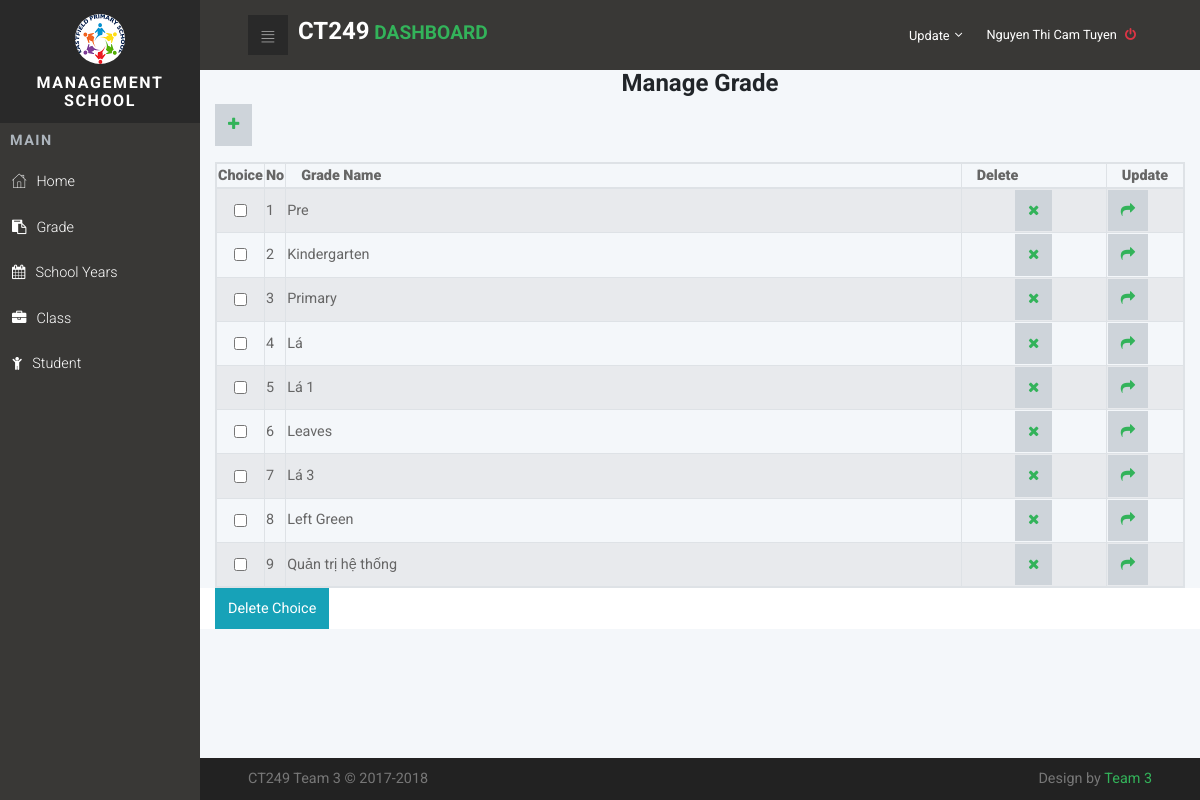
/index.php?page=grade (signed in), run on an earlier commit of the app's database.
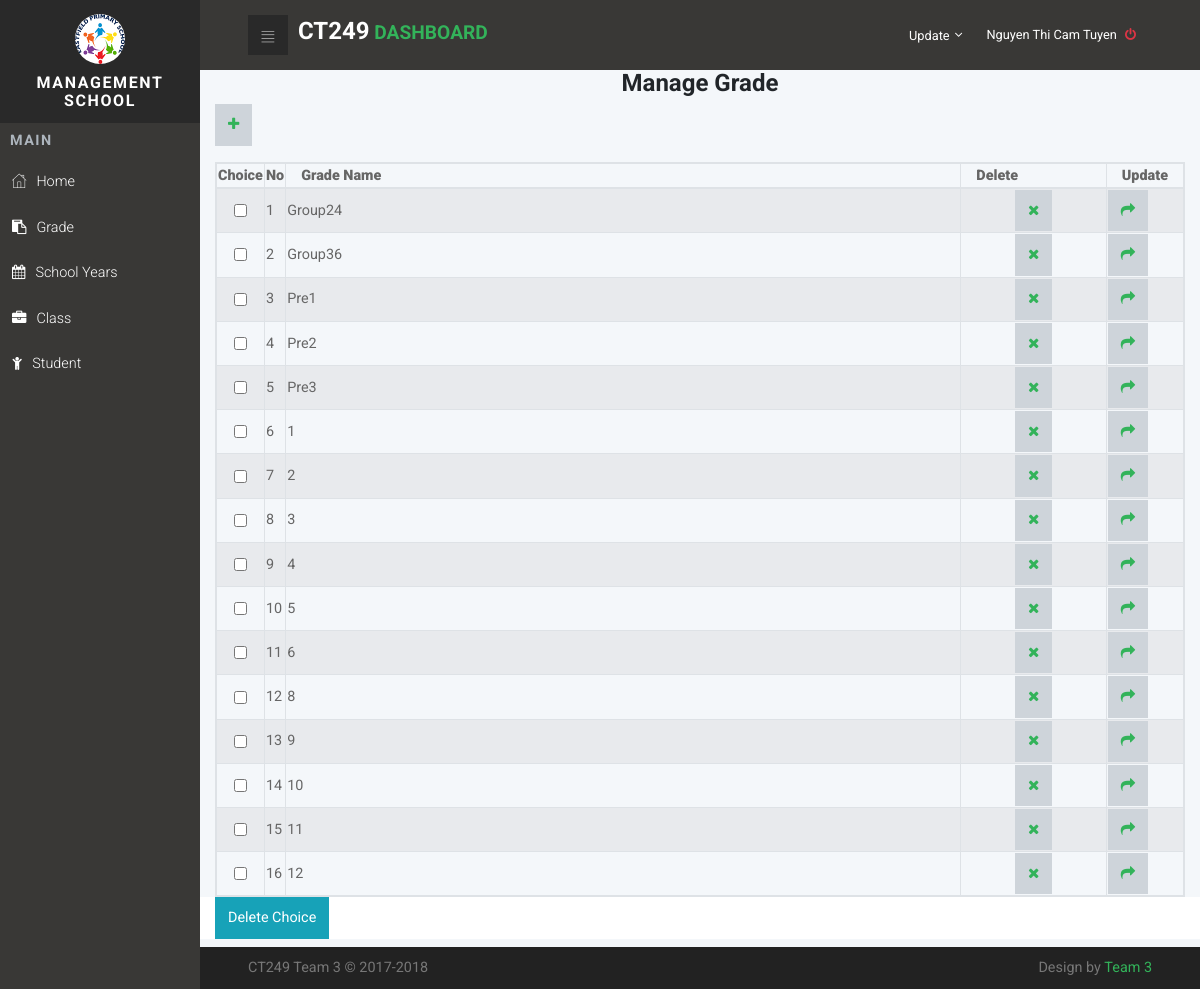
And on a later commit of the database.
### tables this page shows
CREATE TABLE IF NOT EXISTS `Personnel` (
  `PersonnelCode` varchar(150) NOT NULL,
  `PersonnelName` varchar(150) NOT NULL,
  `PersonnelPass` varchar(150) NOT NULL,
  `PersonnelBirth` date NOT NULL,
  `PersonnelGender` tinyint(4) NOT NULL,
  `PersonnelAddress` text NOT NULL,
  `PersonnelNum` varchar(15) NOT NULL,
  `PersonnelEmail` varchar(50) NOT NULL,
  `PersonnelActive` int(11) DEFAULT '0',
  `PersonnelNote` smallint(6) DEFAULT '1',
  `PositionId` int(11) NOT NULL,
  `RoleId` int(11) NOT NULL,
  `PersonnelStatus` int(11) DEFAULT '0'
);

CREATE TABLE IF NOT EXISTS `Grade` (
  `GradeId` int(11) NOT NULL,
  `GradeName` varchar(50) NOT NULL
);

### resource/grade/Grade.php (the view, shortened to what this page needs)
<div class="container">
	<form name="frmXoa" method="post" action="">
		<h1 class="text-center">Manage Grade</h1>
		<p>
			<a  class="btn btn-default" href="?page=addGrade">
				<i class="fa fa-plus"></i>
			</a>
		</p>
		<table class="table-striped table-responsive table-bordered" id="myTable">
			<thead>
				<tr>
					<th><strong>Choice</strong></th>
					<th ><strong>No</strong></th>
					<th class="col-10"><strong>Grade Name</strong></th>
					<th class="col-2"><strong>Delete</strong></th>
					<th class="col-2"><strong>Update</strong></th>
				</tr>
			</thead>
			<tbody>
				<?php
				$num=1;
				$result = mysqli_query($conn,"SELECT * FROM `Grade`");
				while($row=mysqli_fetch_array($result, MYSQLI_ASSOC))
				{
					?>
					<tr>
						<td><input name="checkbox[]" type="checkbox" id="checkbox[]"  class="form-control" value="<?php echo $row["GradeId"] ?>"></td>
						<td><?php echo $num ?></td>
						<td><?php echo $row["GradeName"] ?></td>
						<td align='center'>
							<a class="btn btn-default"   href="?page=grade&ma=<?php echo $row['GradeId']; ?>" onclick="return deleteConfirm()">
								<i class="fa fa-remove"></i></a>
							</td>
							<td>
								<a class="btn btn-default" href="?page=updateGrade&ma=<?php
								echo $row['GradeId'];?>"><i class="fa fa-share"></i></a>
							</td>
						</tr>
						<?php
						$num++;
					}
					?>
				</tbody>
			</table>
			<div class="row" style="background-color:#FFF">
				<div class="col-md-12">
					<input type="submit" value="Delete Choice" name="btnDelete" id="btnDelete" onclick='return deleteConfirm()' class="btn btn-info"/>
				</div>
			</div>
		</form>
	</div>

### index.php (shortened to what this page needs)
<?php
if(!isset($_SESSION['Username'])):
	echo '<meta http-equiv="refresh" content="0; URL=login.php"/>';
else:
function PersonnelLogin($conn, $PersonnelCode) {
  $sql_query_Personnel = "SELECT PersonnelName FROM `Personnel` WHERE `PersonnelCode` = '{$PersonnelCode}'";
  $sql_result_Personnel = mysqli_query($conn,$sql_query_Personnel)  or die(mysql_error());
  while ($row = $sql_result_Personnel->fetch_assoc()) {
    echo $row['PersonnelName'];
}
}
?>
<!DOCTYPE html>
<html>
  <head>
    <link rel="stylesheet" href="vendor/bootstrap/css/bootstrap.min.css">
    <link rel="stylesheet" href="vendor/font-awesome/css/font-awesome.min.css">
    <link rel="stylesheet" href="css/fontastic.css">
    <link rel="stylesheet" href="css/grasp_mobile_progress_circle-1.0.0.min.css">
    <link rel="stylesheet" href="vendor/malihu-custom-scrollbar-plugin/jquery.mCustomScrollbar.css">
    <link rel="stylesheet" href="css/style.default.css" id="theme-stylesheet">
    <link rel="stylesheet" href="css/custom.css">
  </head>
  <body>
  <?php
  include_once('config/connect.php');
	$_user = $_SESSION['Username'];
	$sql_query_role = "SELECT RoleDetail FROM `Role` JOIN `Personnel` ON Role.RoleId = Personnel.RoleId WHERE Personnel.PersonnelCode = '{$_user}'";
	$result_role = mysqli_query($conn,$sql_query_role);
	$row_role_details = mysqli_fetch_array($result_role);
	$role_details_arr = explode(',',$row_role_details[0]);
  ?>
    <nav class="side-navbar">
      <div class="side-navbar-wrapper">
        <div class="sidenav-header d-flex align-items-center justify-content-center">
          <div class="sidenav-header-inner text-center"><img src="img/logo.png" alt="person" class="img-fluid rounded-circle">
            <h2 class="h5">Management School </h2>
          </div>
        </div>
        <div class="main-menu">
          <h5 class="sidenav-heading">Main</h5>
          <ul id="side-main-menu" class="side-menu list-unstyled">
						<?php if(in_array('home', $role_details_arr)) echo '<li><a href="index.php"> <i class="icon-home"></i>Home</a></li>'; ?>
						<?php if(in_array('grade', $role_details_arr)) echo '<li><a href="?page=grade"> <i class="fa fa-clipboard"></i>Grade</a></li>'; ?>
						<?php if(in_array('schoolyears', $role_details_arr)) echo '<li><a href="?page=SchoolYears"> <i class="fa fa-calendar"></i>School Years</a></li>'; ?>
						<?php if(in_array('class', $role_details_arr)) echo '<li><a href="?page=Class"> <i class="	fa fa-briefcase"></i>Class</a></li>'; ?>
						<?php if(in_array('student', $role_details_arr)) echo '<li><a href="?page=Student"> <i class="fa fa-child"></i>Student</a></li>'; ?>
          </ul>
        </div>
      </div>
    </nav>
    <div class="page">
      <header class="header">
        <nav class="navbar">
          <div class="container-fluid">
            <div class="navbar-holder d-flex align-items-center justify-content-between">
              <div class="navbar-header"><a id="toggle-btn" href="index.php" class="menu-btn"><i class="icon-bars"> </i></a><a href="#" class="navbar-brand">
                  <div class="brand-text d-none d-md-inline-block"><span><h1>CT249</h1> </span><strong class="text-primary"> Dashboard</strong></div></a></div>
              <ul class="nav-menu list-unstyled d-flex flex-md-row align-items-md-center">
                <?php
                if (isset($_SESSION['Username']) && $_SESSION['Username'] != "")
                {
                ?>
                <li class="nav-item "><a id="languages" rel="nofollow"  href="?page=UpdatePersonnel"  aria-haspopup="true" aria-expanded="false" class="nav-link language dropdown-toggle"><span class="d-none d-sm-inline-block">Update</span></a>
                <?php }?>
                </li>
                <li class="nav-item"><a href="logout.php" class="nav-link logout"> <span class="d-none d-sm-inline-block"><?php if(isset($_SESSION["Username"])){PersonnelLogin($conn, $_SESSION["Username"]); echo "  <i class='fa fa-power-off text-danger'></i>"; }?></span></a></li>
              </ul>
            </div>
          </div>
        </nav>
      </header>
<?php
if(isset($_GET['page']))
{
  $page = $_GET['page'];
  if($page=="grade")
  {
    include_once("resource/grade/Grade.php");
  }
}
else
include_once('body.php')
?>
      <footer class="main-footer">
        <div class="container-fluid">
          <div class="row">
            <div class="col-sm-6">
              <p>CT249 Team 3 &copy; 2017-2018</p>
            </div>
            <div class="col-sm-6 text-right">
              <p>Design by <a href="Index.php" class="external">Team 3</a></p>
            </div>
          </div>
        </div>
      </footer>
    </div>
    <link rel="stylesheet" type="text/css" href="//cdn.datatables.net/1.10.16/css/jquery.dataTables.min.css"/>
  </body>
</html>
<?php
endif;
?>

### css/style.default.css (style rules this page uses)
a { display: inline-block; text-decoration: none; color: #fff; }
body { overflow-x: hidden; }
i { display: inline-block; }
span { display: inline-block; }
i[class*='icon-'] { -webkit-transform: translateY(4px); transform: translateY(4px); }
table { font-size: 0.9em; color: #666; }
.page { position: absolute; top: 0; right: 0; -webkit-transition: width 0.3s linear; transition: width 0.3s linear; width: calc(100% - 200px); background-color: #F4F7FA; min-height: 100vh; padding-bottom: 50px; }
h2 { color: #555; font-weight: 400; }
@media (min-width: 768px) { .container-fluid { padding: 0 3rem; } }
nav.navbar { background: #393836; padding: .8rem 0; }
nav.navbar .container-fluid { width: 100%; }
nav.navbar .navbar-holder { width: 100%; }
nav.navbar a { font-size: .8rem; color: #fff; position: relative; }
nav.navbar a.language span { margin-left: .2rem; vertical-align: middle; }
nav.navbar a.logout i { margin-left: 5px; }
nav.navbar a.navbar-brand { margin-left: 10px; }
nav.navbar .brand-text { text-transform: uppercase; }
nav.navbar .brand-text strong { font-size: 1.5em; }
nav.navbar .nav-menu { margin-bottom: 0; }
nav.navbar .dropdown-toggle::after { border: none !important; content: '\f107'; vertical-align: baseline; font-family: 'FontAwesome'; margin-left: .3rem; }
nav.navbar a.menu-btn { width: 40px; height: 40px; line-height: 40px; background: #292929; color: #fff; text-align: center; padding: 0 !important; }
nav.navbar a.menu-btn i[class*='icon-'] { -webkit-transform: translateY(4px); transform: translateY(4px); }
.side-navbar { position: fixed; top: 0; left: 0; width: 200px; height: 100%; width: 200px; text-align: left; background: #393836; color: #fff; z-index: 999; overflow-y: auto; -webkit-transition: all 0.3s; transition: all 0.3s; }
.side-navbar li { position: relative; }
.side-navbar li a { position: relative; font-size: .9rem; font-weight: 300; color: #fff; text-decoration: none; width: 100%; padding: 12px; }
.side-navbar .sidenav-header { background: #292929; padding: 14px; margin-bottom: 10px; }
.side-navbar .sidenav-header img { width: 50px; height: 50px; }
.side-navbar .sidenav-header h2 { margin: 10px 0 0; text-transform: uppercase; letter-spacing: .1em; }
.side-navbar .sidenav-heading { font-weight: 700; color: #adb5bd; font-size: .9rem; text-transform: uppercase; letter-spacing: .1em; margin-left: 10px; margin-top: 10px; margin-bottom: 10px; }
.side-navbar i[class*='icon-'] { -webkit-transform: translateY(2px); transform: translateY(2px); }
.side-navbar i { font-size: inherit; margin-right: 10px; }
footer.main-footer { position: absolute; width: 100%; bottom: 0; background: #222; padding: 10px 0; }
footer.main-footer p { font-size: 0.7em; color: #777; margin: 0; }
@media (min-width: 768px) { footer.main-footer p { font-size: 0.9em; } }
input.form-control { border-radius: 0; }
.navbar { padding: 0.5rem 1rem; }
.navbar-brand { display: inline-block; padding-top: 0.3125rem; padding-bottom: 0.3125rem; margin-right: 1rem; font-size: 1.25rem; }
.btn { font-weight: 400; border: 1px solid transparent; padding: 0.55rem 0.75rem; font-size: 0.9rem; line-height: 1.5; border-radius: 0; -webkit-transition: background-color 0.15s ease-in-out, border-color 0.15s ease-in-out, -webkit-box-shadow 0.15s ease-in-out; transition: background-color 0.15s ease-in-out, border-color 0.15s ease-in-out, -webkit-box-shadow 0.15s ease-in-out; transition: background-color 0.15s ease-in-out, border-color 0.15s ease-in-out, box-shadow 0.15s ease-in-out; transition: background-color 0.15s ease-in-out, border-color 0.15s ease-in-out, box-shadow 0.15s ease-in-out, -webkit-box-shadow 0.15s ease-in-out; }
.btn-info { color: color-yiq(#17a2b8); background-color: #17a2b8; border-color: #17a2b8; }
.btn-default { color: color-yiq(#ced4da); background-color: #ced4da; border-color: #ced4da; }
body { font-family: "Roboto", sans-serif; font-size: 1rem; font-weight: 400; line-height: 1.5; color: #212529; background-color: #fff; }
a { color: #33b35a; text-decoration: none; }
h1, h2, h3, h4, h5, h6, .h1, .h2, .h3, .h4, .h5, .h6 { margin-bottom: 0.5rem; font-family: inherit; font-weight: 700; line-height: 1.1; color: inherit; }
h1, .h1 { font-size: 1.5rem; }
h2, .h2 { font-size: 1.3rem; }
h5, .h5 { font-size: 1rem; }
.text-primary { color: #33b35a !important; }
.text-danger { color: #dc3545 !important; }
.nav-link { padding: 0.5rem 1rem; }

What changed in the data, as far as the page shows it:
changed grade: GradeName "Pre" → "Group24"
changed grade: GradeName "Kindergarten" → "Group36"
changed grade: GradeName "Primary" → "Pre1"
changed grade: GradeName "Lá" → "Pre2"
changed grade: GradeName "Lá 1" → "Pre3"
changed grade (number 6 of 16 on the later page): GradeName "Leaves" → "1"
changed grade (number 7 of 16 on the later page): GradeName "Lá 3" → "2"
changed grade (number 8 of 16 on the later page): GradeName "Left Green" → "3"
changed grade (number 9 of 16 on the later page): GradeName "Quản trị hệ thống" → "4"
added grade: GradeName "5"
added grade: GradeName "6"
added grade: GradeName "8"
added grade: GradeName "9"
added grade: GradeName "10"
added grade: GradeName "11"
added grade: GradeName "12"
